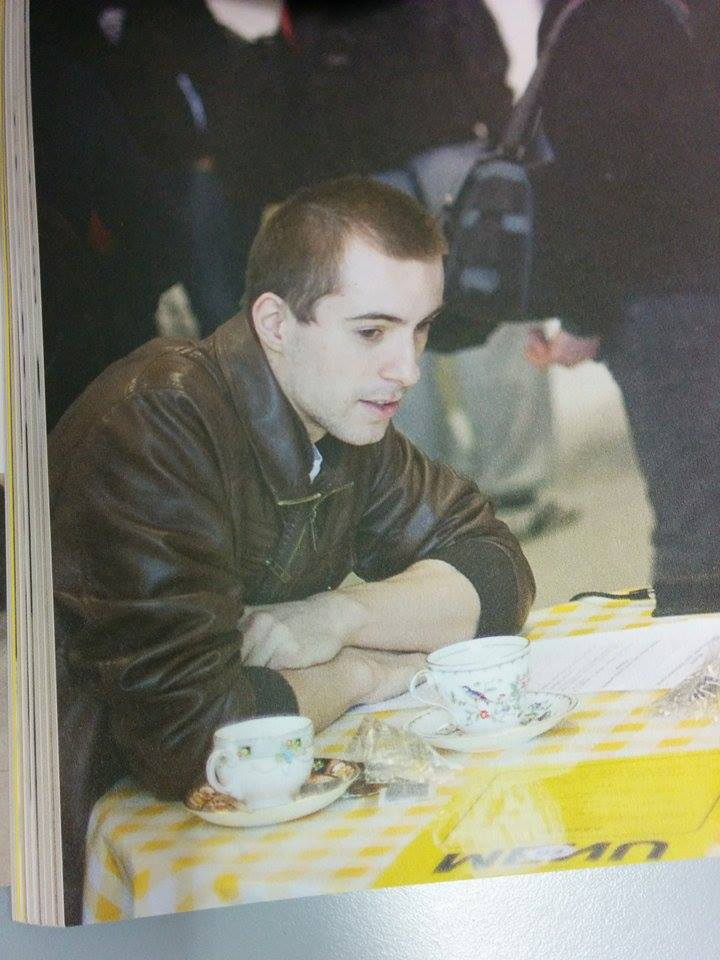
#> input picture Assignment2/youngrob.jpg, 720 x 960 px, given in place of jake.jpg, which was not available
$ python camera.py   (Python 2 division)
#> lines starting #> are read from the running program, lines starting #| are printed output that depends on the picture; pictures that were not available may be replaced by others from this repository, and a replacement may not be noted
import numpy as np
import cv2
import glob

#Utility for getting camera matrix from assignment1
# [89 lines left out: functions calibrateCamera3D, screenshot, warp, not called in this run]

#Goal of Assignment
#Project image onto a chessboard.
def projImage():
    # termination criteria
    criteria = (cv2.TERM_CRITERIA_EPS + cv2.TERM_CRITERIA_MAX_ITER, 30, 0.001)

    WIDTH = 6
    HEIGHT = 9
    reso = 100

    # prepare object points, like (0,0,0), (1,0,0), (2,0,0) ....,(6,5,0)
    objp = np.zeros((WIDTH*HEIGHT,3), np.float32)
    objp[:,:2] = np.mgrid[0:HEIGHT,0:WIDTH].T.reshape(-1,2)
    objp = objp * reso

    cap = cv2.VideoCapture(0)

    with np.load("antiwarp.npz") as X:
        mtx, dist = [X[i] for i in ('mtx','dist')]

    jake = cv2.resize(cv2.imread("jake.jpg"), ((HEIGHT-1)*reso,(WIDTH-1)*reso))

    white = cv2.resize(cv2.imread("white.jpg"), ((HEIGHT-1)*reso,(WIDTH-1)*reso))

    while cv2.waitKey(1) & 0xFF != ord('q'):
            #capture a frame
            ret, img = cap.read()

            h,  w = img.shape[:2]
            newcameramtx, roi=cv2.getOptimalNewCameraMatrix(mtx,dist,(w,h),1,(w,h))
            undst = cv2.undistort(img, mtx, dist, None, newcameramtx)
            gray = cv2.cvtColor(undst, cv2.COLOR_BGR2GRAY)

            # Find the chess board corners
            ret, corners = cv2.findChessboardCorners(gray, (HEIGHT,WIDTH))
            # If found, add object points, image points (after refining them)
            if ret:
                cv2.cornerSubPix(gray,corners,(11,11),(-1,-1),criteria)
                proj = calibrateCamera3D(objp,corners)

                jakewarp = cv2.warpPerspective(jake, proj, (w,h))
                whitewarp = cv2.bitwise_not(cv2.warpPerspective(white, proj, (w,h)));
                undst = cv2.bitwise_and(undst, whitewarp) + jakewarp

            cv2.imshow('img',undst)

    # release everything
    cap.release()
    cv2.destroyAllWindows()

#utility function for jakecube
# [12 lines left out: function draw, not called in this run]

#REALLY bad code, messing around with making a cube and projecting images onto different sides.
def jakeCube():
    criteria = (cv2.TERM_CRITERIA_EPS + cv2.TERM_CRITERIA_MAX_ITER, 30, 0.001)

    WIDTH = 6
    HEIGHT = 9
    reso = 100

    # prepare object points, like (0,0,0), (1,0,0), (2,0,0) ....,(6,5,0)
    objp = np.zeros((WIDTH*HEIGHT,3), np.float32)
    objp[:,:2] = np.mgrid[0:HEIGHT,0:WIDTH].T.reshape(-1,2)
    objp = objp * reso

    cube3d = np.zeros((4,3), np.float32)
    cube3d[:,:2] = np.mgrid[0:2,0:2].T.reshape(-1,2)
    cube3d = cube3d * reso

    cap = cv2.VideoCapture(0)
    with np.load("antiwarp.npz") as X:
#> (reads Assignment2/antiwarp.npz from the repository)
        mtx, dist = [X[i] for i in ('mtx','dist')]

    cheight = (HEIGHT-1)*reso
    cwidth = (WIDTH-1)*reso

    jake = cv2.resize(cv2.imread("jake.jpg"), (reso,reso))
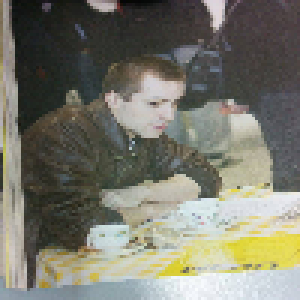
#> jake: shape (100, 100, 3) (shown 3 times larger); mean B, G, R 108.6, 121, 121.5
    rob = cv2.resize(cv2.imread("rob.jpg"), (reso,reso))
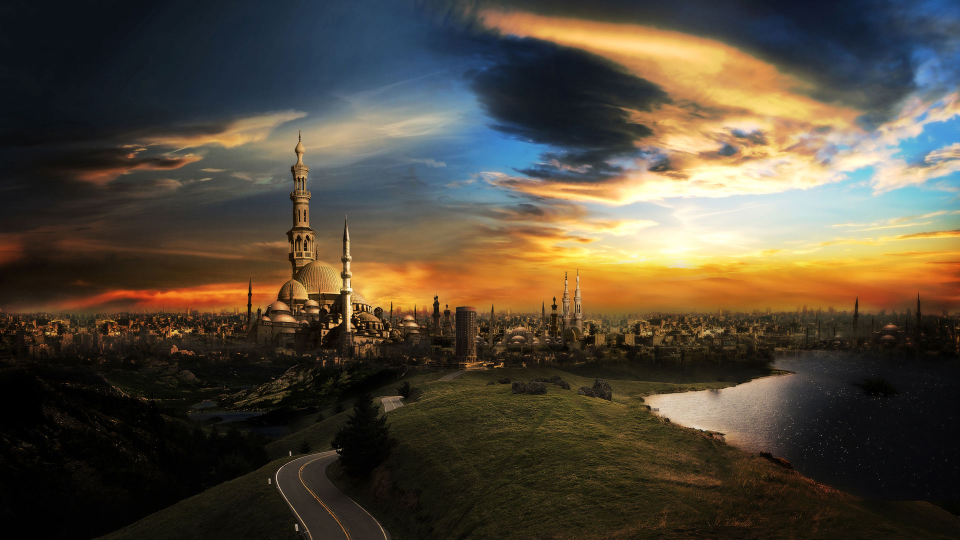
#> input picture Assignment2/betterjake.jpg, 1920 x 1080 px, given in place of rob.jpg, which was not available (shown at 1/2 size)
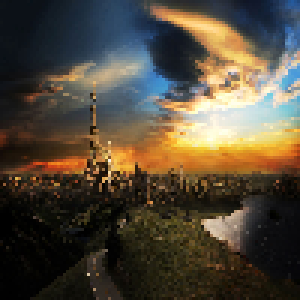
#> rob: shape (100, 100, 3) (shown 3 times larger); mean B, G, R 57.9, 72.8, 82.3
    white = cv2.resize(cv2.imread("white.jpg"), (reso,reso))

    axis = np.float32([[0,0,0], [0,cwidth,0], [cheight,cwidth,0], [cheight,0,0],
                       [0,0,-cwidth],[0,cwidth,-cwidth],[cheight,cwidth,-cwidth],[cheight,0,-cwidth]])


    while cv2.waitKey(1) & 0xFF != ord('q'):
            #capture a frame
#> (key q is pressed here)
            ret, img = cap.read()
            h,  w = img.shape[:2]
            newcameramtx, roi=cv2.getOptimalNewCameraMatrix(mtx,dist,(w,h),1,(w,h))
            undst = cv2.undistort(img, mtx, dist, None, newcameramtx)
            # Our operations on the frame come here
            gray = cv2.cvtColor(undst, cv2.COLOR_BGR2GRAY)

            # Find the chess board corners
            ret, corners = cv2.findChessboardCorners(gray, (HEIGHT,WIDTH),None)
            # If found, add object points, image points (after refining them)
            if ret:
                cv2.cornerSubPix(gray,corners,(11,11),(-1,-1),criteria)

                rvecs, tvecs, inliers = cv2.solvePnPRansac(objp, corners, mtx, dist)
                imgpts, jac = cv2.projectPoints(axis, rvecs, tvecs, mtx, dist)
                undst = draw(undst,corners,imgpts)
                imgpts = np.int32(imgpts).reshape(-1,2)

                pts = np.copy(imgpts[:4,1])
                temp = pts[0]
                pts[0] = pts[0]+pts[1]
                pts[1] = pts[1]+pts[2]
                pts[2] = pts[2]+pts[3]
                pts[3] = pts[3]+temp
                order = pts.argsort()
                for i in range(0,4):
                    num1 = order[i]
                    if num1==0:
                        cubecorn = np.array((imgpts[4],imgpts[5],imgpts[0],imgpts[1])).reshape(4,1,2)
                        proj = calibrateCamera3D(cube3d,cubecorn)
                        robwarp = cv2.warpPerspective(rob, proj, (w,h))
                        whitewarp = cv2.bitwise_not(cv2.warpPerspective(white, proj, (w,h)));
                        undst = cv2.bitwise_and(undst, whitewarp)
                        undst += robwarp
                    elif num1==1:
                        cubecorn = np.array((imgpts[5],imgpts[6],imgpts[1],imgpts[2])).reshape(4,1,2)
                        proj = calibrateCamera3D(cube3d,cubecorn)
                        jakewarp = cv2.warpPerspective(jake, proj, (w,h))
                        whitewarp = cv2.bitwise_not(cv2.warpPerspective(white, proj, (w,h)));
                        undst = cv2.bitwise_and(undst, whitewarp)
                        undst += jakewarp
                    elif num1==2:
                        cubecorn = np.array((imgpts[6],imgpts[7],imgpts[2],imgpts[3])).reshape(4,1,2)
                        proj = calibrateCamera3D(cube3d,cubecorn)
                        robwarp = cv2.warpPerspective(rob, proj, (w,h))
                        whitewarp = cv2.bitwise_not(cv2.warpPerspective(white, proj, (w,h)));
                        undst = cv2.bitwise_and(undst, whitewarp)
                        undst += robwarp
                    elif num1==3:
                        cubecorn = np.array((imgpts[7],imgpts[4],imgpts[3],imgpts[0])).reshape(4,1,2)
                        proj = calibrateCamera3D(cube3d,cubecorn)
                        jakewarp = cv2.warpPerspective(jake, proj, (w,h))
                        whitewarp = cv2.bitwise_not(cv2.warpPerspective(white, proj, (w,h)));
                        undst = cv2.bitwise_and(undst, whitewarp)
                        undst += jakewarp


            cv2.imshow('img',undst)

    # release everything
    cap.release()
    cv2.destroyAllWindows()

print "******Press q to see actual assignment*******"
jakeCube()
projImage()
#> in projImage, `jake = cv2.resize(cv2.imread("jake.jpg"), ((HEIGHT-1)*reso,(WIDTH-1)*r..`:
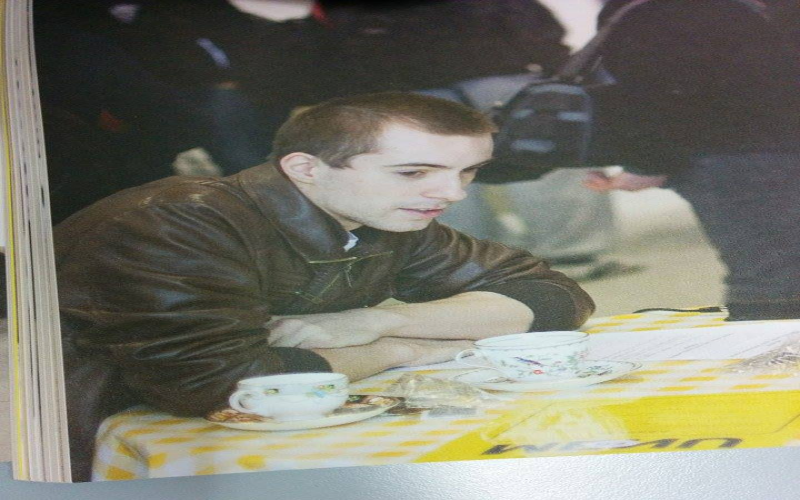
#> jake: shape (500, 800, 3); mean B, G, R 108.6, 120.9, 121.4
#> in projImage, `white = cv2.resize(cv2.imread("white.jpg"), ((HEIGHT-1)*reso,(WIDTH-1)..`:
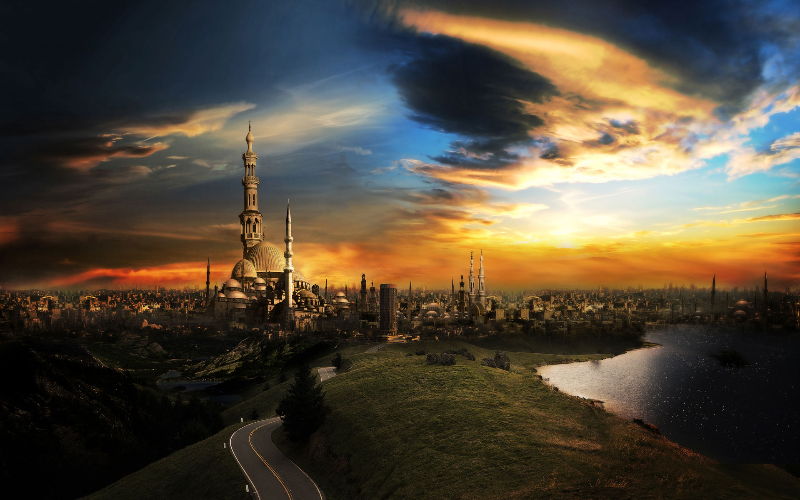
#> white: shape (500, 800, 3); mean B, G, R 57.8, 72.7, 82.4
#> (key q is pressed here)
